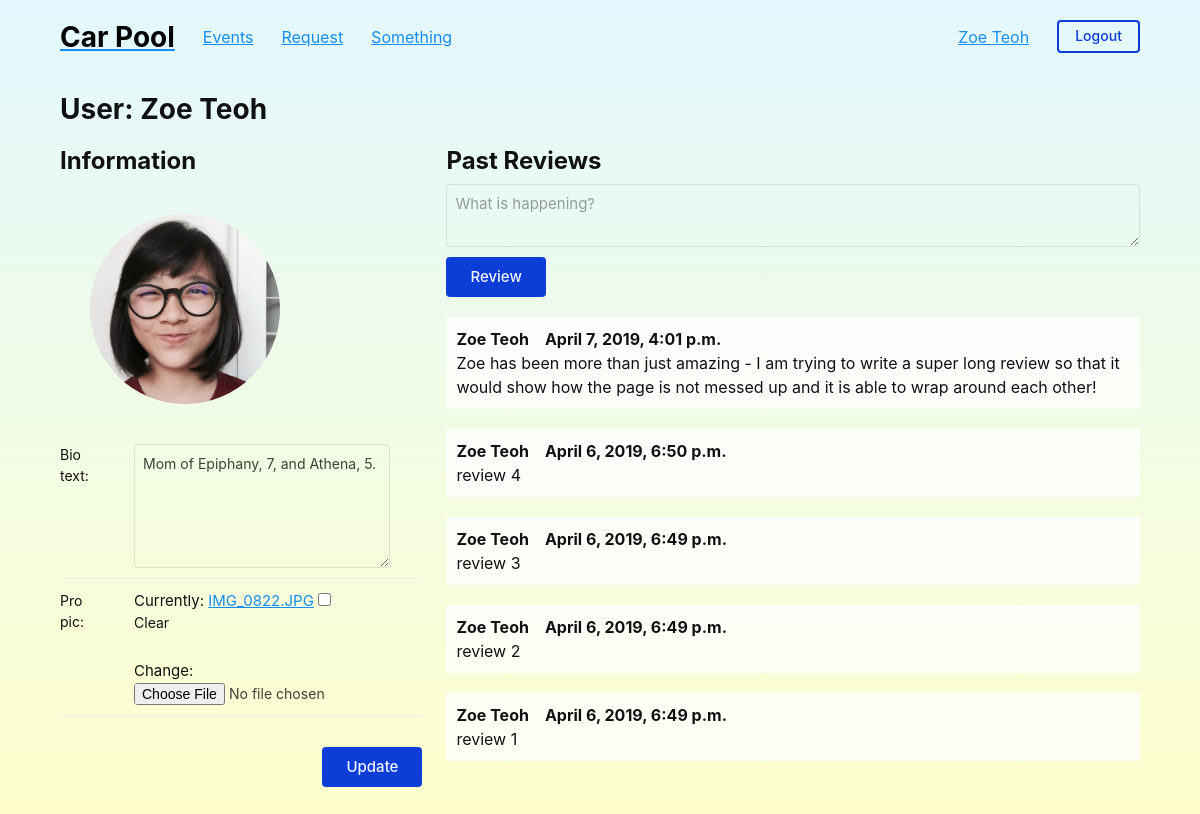
/user/1 (signed in), run on the app's committed database.
### carpool/models.py (models this page shows)
class Profile(models.Model):
	bio_text	= models.CharField(blank=True, max_length=200)
	pro_pic 	= models.FileField(blank=True)
	assoc_user  = models.OneToOneField(User, on_delete=models.PROTECT)
	content_type = models.CharField(max_length=50, default="image")

class Review(models.Model):
	review_text = models.CharField(blank=True, max_length=200)
	assoc_user = models.ForeignKey(User, default=None, on_delete=models.PROTECT)
	datetime = models.DateTimeField()
	user = models.IntegerField()

### carpool/views.py (the view)
# urls.py: path('user/<id>', views.user_action, name='user'),
@login_required
def user_action(request, id):
    context = {}
    other_user = User.objects.get(id = id)
    profile = Profile.objects.get(assoc_user=other_user)
    form = ProfileForm(instance=profile)
    reviews = Review.objects.order_by('-datetime')
    context = {'profile': profile, 'form': form, 'reviews': reviews}
    return render(request, 'carpool/user.html', context)

### carpool/forms.py (shortened to what this page needs)
class ProfileForm(forms.ModelForm):
    class Meta:
        model = Profile
        exclude = (
            'assoc_user', 'content_type'
            )
        widgets = {
            'bio_text': forms.Textarea(attrs={'rows': 5})
        }

### carpool/templates/carpool/user.html (shortened to what this page needs)
{% extends "carpool/loggedin.html" %}
{% block header %}
	<h2>User: {{profile.assoc_user.first_name}} {{profile.assoc_user.last_name}}</h2>
{% endblock %}
{% block content %}
    <div class="is-row">
        <div class="box is-col is-35">
            <div class="box">
                <h3> Information </h3>
                {% if profile.pro_pic %}
                        <img class="circle-crop" src="{% url 'photo' user.id %}" alt="{{profile.user}}" width=90%>
                {% else %}
                        {% load staticfiles %}
                {% endif %}
                {% if profile.assoc_user.id != request.user.id %}
                    <textarea readonly id="id_user_bio" class="form-control">{{profile.bio_text}}</textarea>
                {% else %}
                    <form method="POST" action="{% url 'edit' user.id %}" enctype="multipart/form-data">
                        <table>
                        {% for field in form.visible_fields %}
                            <tr>
                                <td>{{field.label_tag}}</td>
                                <td>{{field}}</td>
                                <td class="error">
                                </td>
                            </tr>
                        {% endfor %}
                        </table>
                        <div style="display: flex; justify-content: flex-end">
                        <button class="button" type="submit">Update</button>
                        </div>
                    </form>
                {% endif %}
            </div>
        </div>
        <div class="is-col is-65">
            <h3> Past Reviews </h3>
            <div id="new-request">
                <form method="POST" action="{% url 'make_review' profile.assoc_user.id %}">
                    <textarea name="review_text" placeholder="What is happening?"></textarea>
                    <button type="submit" id="id_login_button" class="button">Review</button>
                </form>
            </div>
            {% for review in reviews %}
                {% if review.user == profile.assoc_user.id %}
                    <div class="review">
                        <div class="bold">{{review.assoc_user.first_name}} {{review.assoc_user.last_name}}&emsp;<span>{{review.datetime}}</span></div>
                        {{review.review_text}}
                    </div>
                {% endif %}
            {% endfor %}
        </div>
    </div>
{% endblock %}

### carpool/templates/carpool/loggedin.html
{% extends "carpool/base.html" %}
{% block nav-bar %}
    {% if user.first_name %}
    <ul>
        <li><a href="{% url 'user' request.user.id %}">{{user.first_name}} {{user.last_name}}</a></li>
        <li><a href="{% url 'logout' %}" class="button is-small is-secondary">Logout</a></li>
    </ul>
    {% else %}
    <ul>
        <li><a href="{% url 'login' %}" class="button is-small is-secondary">Login</a></li>
        <li><a href="{% url 'register' %}" class="button is-small is-secondary">Register</a></li>
    </ul>
    {% endif %}
{% endblock %}

### carpool/static/carpool/base.css (style rules this page uses)
html { background-image: linear-gradient(to bottom, rgba(162,233,255,0.3), rgba(255,255,0,0.2)); min-height: 100vh; }
input { background-color: transparent; }
textarea { background-color: transparent; }
.box { margin-bottom: 20px; }
.bold { font-weight: bold; }
button { margin-top: 10px; }
.circle-crop { width: 250px; height: 250px; padding: 30px; border-radius: 100%; object-fit: cover; }
input[type="file"] { width: 100%; }
.review { background-color: rgb(255, 255, 255, 0.8); margin: 20px 0px; padding: 10px; justify-content: space-between; }

### data on the page
Profile: assoc_user.first_name "Zoe", assoc_user.last_name "Teoh", visible_fields "Mom of Epiphany, 7, and Athena, 5."
Review: assoc_user.first_name "Zoe", assoc_user.last_name "Teoh", datetime "April 7, 2019, 4:01 p.m.", review_text "Zoe has been more than just amazing - I am trying to write a super long review so that it would show how the page is not messed up and it is able to wrap around each other!"
Review: assoc_user.first_name "Zoe", assoc_user.last_name "Teoh", datetime "April 6, 2019, 6:50 p.m.", review_text "review 4"
Review: assoc_user.first_name "Zoe", assoc_user.last_name "Teoh", datetime "April 6, 2019, 6:49 p.m.", review_text "review 3"
Review: assoc_user.first_name "Zoe", assoc_user.last_name "Teoh", datetime "April 6, 2019, 6:49 p.m.", review_text "review 2"
Review: assoc_user.first_name "Zoe", assoc_user.last_name "Teoh", datetime "April 6, 2019, 6:49 p.m.", review_text "review 1"

### other printed values
{{ user.first_name }} "Zoe"
{{ user.last_name }} "Teoh"
{{ field.label_tag }} "Bio text:" "Pro pic:"
